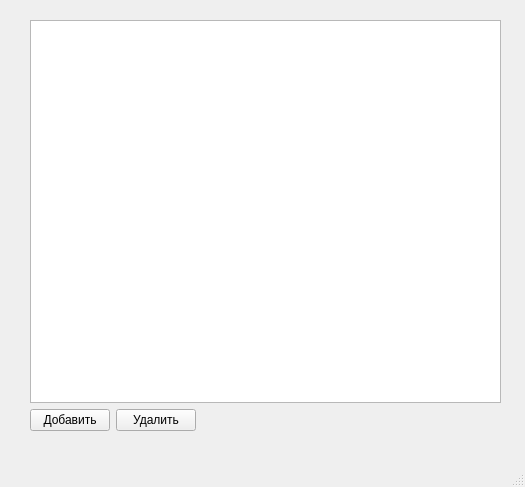
<?xml version="1.0" encoding="UTF-8"?>
<ui version="4.0">
 <class>MainWindow</class>
 <widget class="QMainWindow" name="MainWindow">
  <property name="geometry">
   <rect>
    <x>0</x>
    <y>0</y>
    <width>525</width>
    <height>487</height>
   </rect>
  </property>
  <property name="windowTitle">
   <string>MainWindow</string>
  </property>
  <widget class="QWidget" name="centralwidget">
   <widget class="QWidget" name="">
    <property name="geometry">
     <rect>
      <x>30</x>
      <y>20</y>
      <width>471</width>
      <height>411</height>
     </rect>
    </property>
    <layout class="QGridLayout" name="gridLayout">
     <item row="0" column="0" colspan="3">
      <widget class="QTableView" name="tableView"/>
     </item>
     <item row="1" column="0">
      <widget class="QPushButton" name="addBtn">
       <property name="text">
        <string>Добавить</string>
       </property>
      </widget>
     </item>
     <item row="1" column="1">
      <widget class="QPushButton" name="delBtn">
       <property name="text">
        <string>Удалить</string>
       </property>
      </widget>
     </item>
     <item row="1" column="2">
      <spacer name="horizontalSpacer">
       <property name="orientation">
        <enum>Qt::Orientation::Horizontal</enum>
       </property>
       <property name="sizeHint" stdset="0">
        <size>
         <width>40</width>
         <height>20</height>
        </size>
       </property>
      </spacer>
     </item>
    </layout>
   </widget>
  </widget>
  <widget class="QMenuBar" name="menubar">
   <property name="geometry">
    <rect>
     <x>0</x>
     <y>0</y>
     <width>525</width>
     <height>22</height>
    </rect>
   </property>
  </widget>
  <widget class="QStatusBar" name="statusbar"/>
 </widget>
 <resources/>
 <connections/>
</ui>
